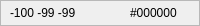
          <widget class="QFrame" name="frame">
           <property name="sizePolicy">
            <sizepolicy hsizetype="Fixed" vsizetype="Fixed">
             <horstretch>0</horstretch>
             <verstretch>0</verstretch>
            </sizepolicy>
           </property>
           <property name="minimumSize">
            <size>
             <width>200</width>
             <height>26</height>
            </size>
           </property>
           <property name="maximumSize">
            <size>
             <width>200</width>
             <height>26</height>
            </size>
           </property>
           <property name="frameShape">
            <enum>QFrame::StyledPanel</enum>
           </property>
           <layout class="QHBoxLayout" name="horizontalLayout_5">
            <property name="leftMargin">
             <number>9</number>
            </property>
            <property name="topMargin">
             <number>3</number>
            </property>
            <property name="rightMargin">
             <number>9</number>
            </property>
            <property name="bottomMargin">
             <number>3</number>
            </property>
            <item>
             <widget class="QLabel" name="label_tracking_lab">
              <property name="minimumSize">
               <size>
                <width>80</width>
                <height>0</height>
               </size>
              </property>
              <property name="maximumSize">
               <size>
                <width>100</width>
                <height>16777215</height>
               </size>
              </property>
              <property name="text">
               <string>-100 -99 -99</string>
              </property>
             </widget>
            </item>
            <item>
             <widget class="QLabel" name="label_color">
              <property name="sizePolicy">
               <sizepolicy hsizetype="Fixed" vsizetype="Fixed">
                <horstretch>0</horstretch>
                <verstretch>0</verstretch>
               </sizepolicy>
              </property>
              <property name="minimumSize">
               <size>
                <width>22</width>
                <height>22</height>
               </size>
              </property>
              <property name="maximumSize">
               <size>
                <width>22</width>
                <height>22</height>
               </size>
              </property>
              <property name="text">
               <string/>
              </property>
              <property name="scaledContents">
               <bool>true</bool>
              </property>
              <property name="alignment">
               <set>Qt::AlignLeading|Qt::AlignLeft|Qt::AlignTop</set>
              </property>
             </widget>
            </item>
            <item>
             <widget class="QLabel" name="label_filterclick">
              <property name="sizePolicy">
               <sizepolicy hsizetype="Fixed" vsizetype="Preferred">
                <horstretch>0</horstretch>
                <verstretch>0</verstretch>
               </sizepolicy>
              </property>
              <property name="minimumSize">
               <size>
                <width>60</width>
                <height>0</height>
               </size>
              </property>
              <property name="maximumSize">
               <size>
                <width>60</width>
                <height>16777215</height>
               </size>
              </property>
              <property name="text">
               <string>#000000</string>
              </property>
             </widget>
            </item>
           </layout>
          </widget>
